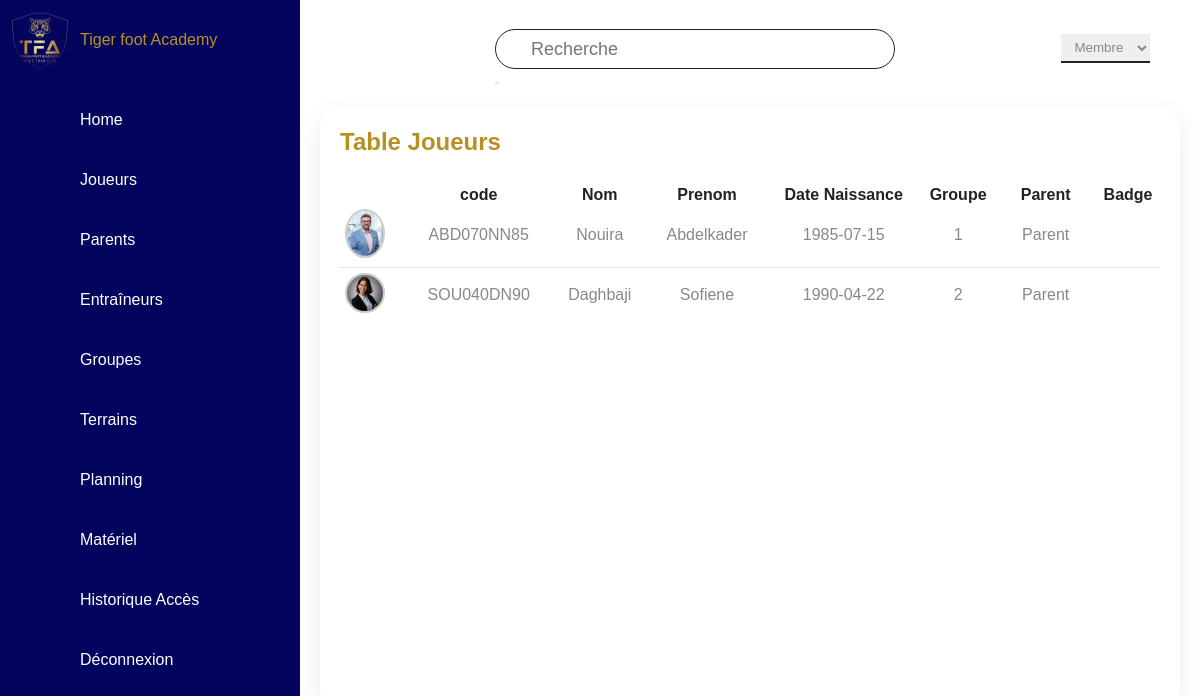
Before: /rechercheJoueurs.php (signed in) with the older database file.
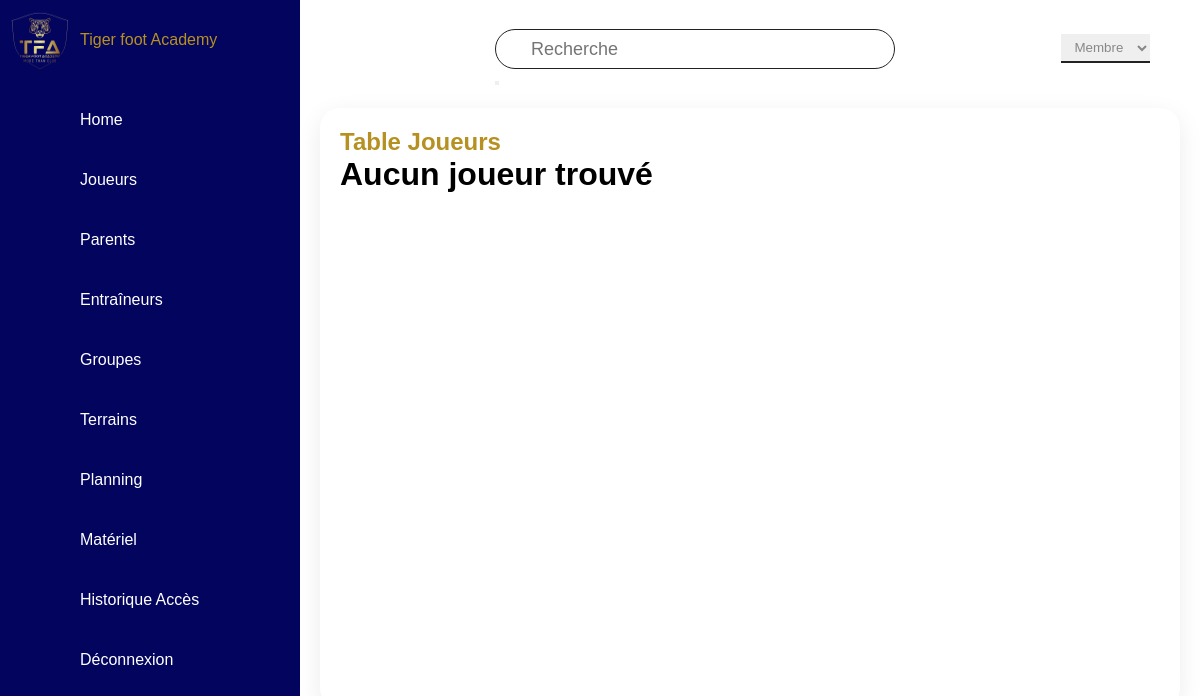
After: the same page with the newer database file.
### tables this page shows
CREATE TABLE Joueur (
    code VARCHAR(255) PRIMARY KEY,
    nom VARCHAR(255) NOT NULL,
    prenom VARCHAR(255) NOT NULL,
    date_naissance DATE NOT NULL,
    photo VARCHAR(255) NOT NULL,
    groupe_id INT,
    parent_cin INT
);

### rechercheJoueurs.php (the view, shortened to what this page needs)
<?php
require_once "connection.php";
$search = "";
$userType = $_SESSION['user']['user_type'];
if ($userType == 'Admin') {
    include "navigation.php";
}else{
    include "navigation2.php";
}
$req = "SELECT * FROM Joueur
        WHERE nom LIKE '%$search%'
        OR prenom LIKE '%$search%'
        OR code LIKE '%$search%'
        OR groupe_id LIKE '%$search%'";
$result1 = mysqli_query($con, $req);
$count = mysqli_num_rows($result1);
?>
<!DOCTYPE html>
<html lang="en">
<head>
    <link rel="stylesheet" href="styleDashbord.css">
</head>
<body>
<div class="main">
        <div class="topbar">
            <div class="toggle"><ion-icon name="menu-outline"></ion-icon></div>
            <div class="search">
                <form action="rechercheJoueurs.php" method="GET">
                    <input type="text"name="search" placeholder="Recherche">
                    <button type="submit"><ion-icon name="search-outline"></ion-icon></button>
                </form>
            </div>
            <div class="user">
            <div class="userType">
            <?php if ($userType == 'Admin') { ?>
                    <select id="userTypeSelect">
                        <option value="admin">Admin</option>
                        <option value="user">User</option>
                    </select>
                <?php } else { ?>
                    <select id="userTypeSelect">
                        <option value="admin">Membre</option>
                </select>
                <?php } ?>
                </div>
            </div>
        </div>
        <div class="detaille">
            <div class="affichageTable">
                <div class="cardHeader">
                    <h2>Table Joueurs</h2>
                </div>
                <?php if ($count > 0) {   ?>
                <table>
                    <thead>
                        <tr>
                            <th></th>
                            <th>code</th>
                            <th>Nom</th>
                            <th>Prenom</th>
                            <th>Date Naissance</th>
                            <th>Groupe</th>
                            <th>Parent</th>
                            <th>Badge</th>
                        </tr>
                    </thead>
                    <TBody>
                        <?php while($row = mysqli_fetch_assoc($result1)) { ?>
                        <tr>
                            <td class="photobx"><div class="imgBX"><img src="img/<?php echo $row["photo"];?>" ></div></td>
                            <td align="center"><?php echo $row["code"]; ?></td>
                            <td align="center"><?php echo $row["nom"]; ?></td>
                            <td align="center"><?php echo $row["prenom"]; ?></td>
                            <td align="center"><?php echo $row["date_naissance"]; ?></td>
                            <td align="center"><?php echo $row["groupe_id"]; ?></td>
                            <td align="center"><a href="rechercheParentDeJoueur.php?parent_cin=<?php echo $row["parent_cin"]?>">Parent</a></td>
                            <td align="center"><a href="printBadge.php?code=<?php echo $row["code"]?>" target="_blank"><ion-icon name="print-outline"></ion-icon></a></td>
                        </tr>
                        <?php } ?>
                    </TBody>
                </table>
            </div>
            <?php }
                else {?>
            <div class="jumbotron">
                <h1>Aucun joueur trouvé</h1>
            </div>
            <?php } ?>
        </div>
    </div>
</body>
</html>

Changed rows visible on the page:
removed joueur: photo (picture), code "ABD070NN85", nom "Nouira", prenom "Abdelkader", date_naissance "1985-07-15", groupe "1"
removed joueur: photo (picture), code "SOU040DN90", nom "Daghbaji", prenom "Sofiene", date_naissance "1990-04-22", groupe "2"
Other visible differences:
text no longer shown: "code Nom Prenom Date Naissance Groupe Parent Badge"
text now shown: "Aucun joueur trouvé"
